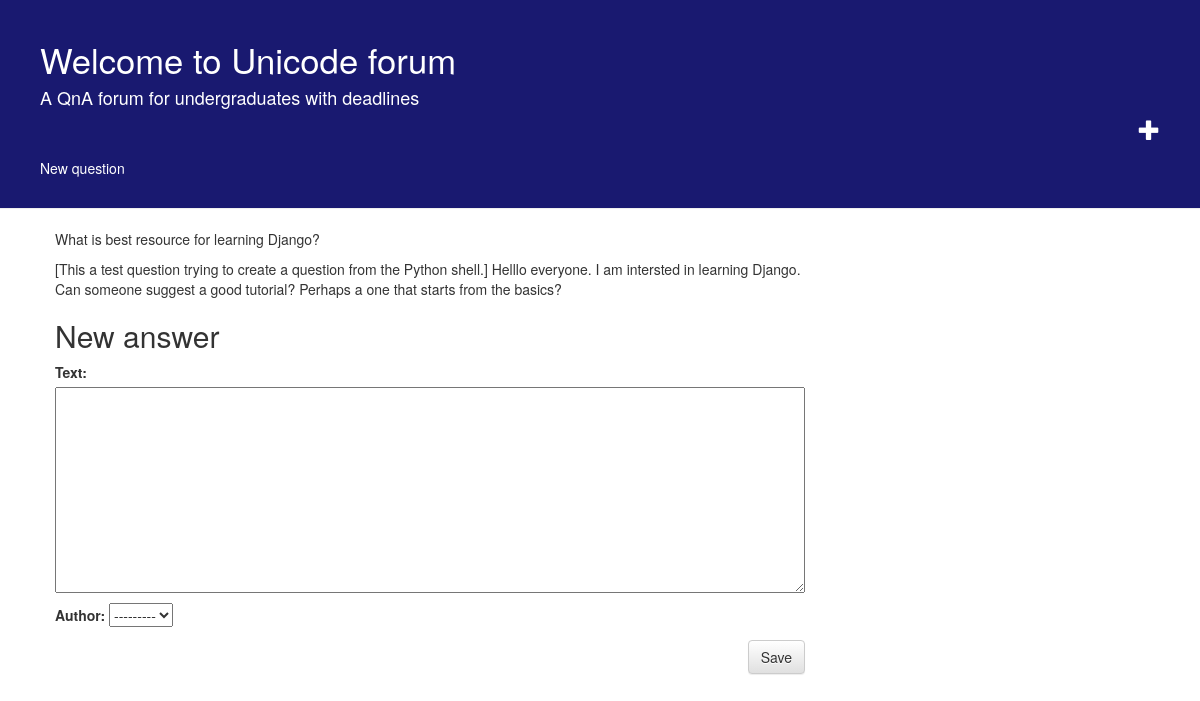
Page /question/3/answer/ on the earlier database version.
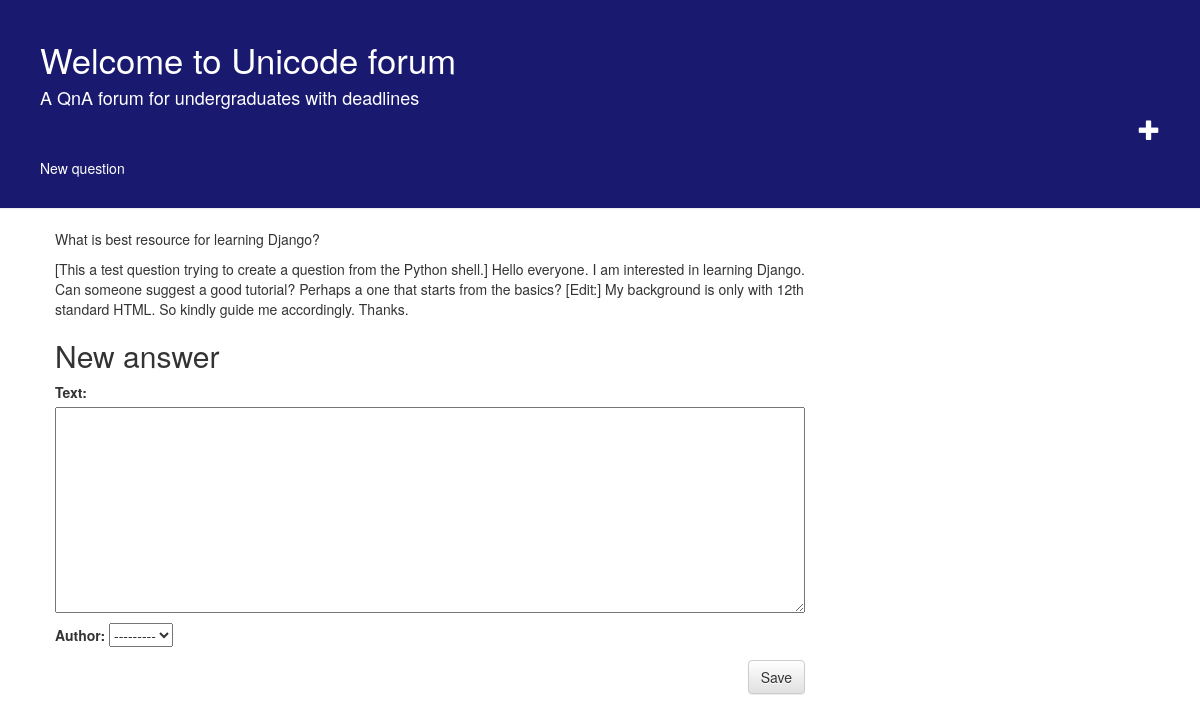
Same page on the later database version.
### forum/models.py (models this page shows, shortened)
class Question(models.Model):
	title = models.CharField(max_length=100)
	text = models.TextField()
	published_date = models.DateTimeField(default=timezone.now)
	author = models.ForeignKey(User, on_delete=models.CASCADE)

### forum/views.py (the view)
# urls.py: path('question/<int:pk>/answer/', views.answer_new, name = 'answer_new'),
def answer_new(request, pk):
	if request.method == "POST":
		form = AnswerForm(request.POST)
		if form.is_valid():
			answer = form.save(commit = False)
			answer.published_date = timezone.now()
			question = get_object_or_404(Question, pk = pk)
			answer.answer_to = question
			answer.upvotes=0
			answer.save()
			return redirect('question_detail', pk = question.pk)
	else:
		form = AnswerForm()
		question = get_object_or_404(Question, pk = pk)
	return render(request, 'forum/answer_edit.html', {'form':form, 'question' : question})

### forum/forms.py
class AnswerForm(forms.ModelForm):
	class Meta:
		model = Answer
		fields = ('text', 'author')

### forum/models.py (called while the page is built)
	def __str__(self):
		return self.username

### forum/templates/forum/answer_edit.html
{% extends 'forum/base.html' %}
{% block content %}
	<p>{{question.title}}</p>
	<p>{{question.text}}</p>
    <h2>New answer</h2>
    <form method="POST" class="post-form">{% csrf_token %}
        {{ form.as_p }}
        <button type="submit" class="save btn btn-default">Save</button>
    </form>
{% endblock %}

### forum/templates/forum/base.html (shortened to what this page needs)
{% load static %}
<html>
	<head>
		<link rel="stylesheet" href="//maxcdn.bootstrapcdn.com/bootstrap/3.2.0/css/bootstrap.min.css">
		<link rel="stylesheet" href="//maxcdn.bootstrapcdn.com/bootstrap/3.2.0/css/bootstrap-theme.min.css">
		<link rel="stylesheet" href="{% static 'css/forum.css' %}">
	<body>
		<div class="page-header">
			<h1><a href="/">Welcome to Unicode forum</a></h1>
			<h4><font color="white">A QnA forum for undergraduates with deadlines</font></h4>
			<a href="{% url 'question_new' %}" class="top-menu"><span class="glyphicon glyphicon-plus"></span></a>
			<br>
			<br>
			<p><font color="white">New question</font></p>
		</div>
		<div class="content container">
		    <div class="row">
				<div class="col-md-8">
			    		{% block content %}
						{% endblock %}
				</div>
		    </div>
		</div>
	</body>
	</head>
</html>

### forum/static/css/forum.css (style rules this page uses)
.page-header { background-color: #191970; margin-top: 0; padding: 20px 20px 20px 40px; }
.page-header h1, .page-header h1 a, .page-header h1 a:visited, .page-header h1 a:active { color: #ffffff; font-size: 26pt; text-decoration: none; }
.page-header h4 { color: #828282 }
.content { margin-left: 40px; }
h1, h2, h3, { font-family: 'Lobster', cursive; }
.save { float: right; }
.post-form textarea, .post-form input { width: 100%; }
.top-menu, .top-menu:hover, .top-menu:visited { color: #ffffff; float: right; font-size: 16pt; margin-right: 20px; position: relative; display: block; top: 10px right: 40px }

Differences in the rows shown:
changed Question "What is best resource for learning Django?": text "…from the Python shell.] Helllo everyone. I am intersted in learning Django. Can someone suggest a good tutorial? Perhaps a one that starts from the basics?" → "…from the Python shell.] Hello everyone. I am interested in learning Django. Can someone suggest a good tutorial? Perhaps a one that starts from the basics? [Edit:] My background is only with 12th standard HTML. So kindly guide me accordingly. Thanks."
